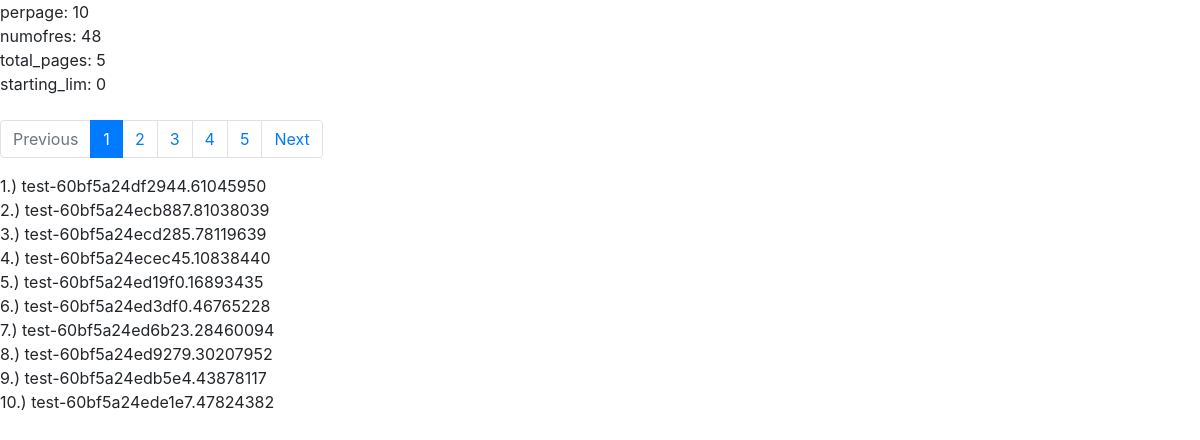
The page /admin/testfile.php on the database its author committed.
### tables this page shows
CREATE TABLE IF NOT EXISTS `test_table` (
  `id` int(11) NOT NULL AUTO_INCREMENT,
  `stringni` text NOT NULL,
  PRIMARY KEY (`id`)
);

### admin/testfile.php (the view, shortened to what this page needs)
<?php
  $db = new DBConnect();
  $con = $db->getConnection();
  $query = "SELECT COUNT(id) AS count_id FROM test_table";
  $number_per_page = 10;
  $current_page_num = (isset($_GET['page']) ? $_GET['page'] : 1);
  $number_of_result = mysqli_fetch_assoc(mysqli_query($con,$query))['count_id'];
  $total_pages = ceil($number_of_result / $number_per_page);
  $starting_limit = ($current_page_num - 1) * $number_per_page;
  $query2 = "SELECT * FROM test_table LIMIT $starting_limit,$number_per_page";
  $content = mysqli_query($con,$query2);
  echo "perpage: ".$number_per_page."<br>";
  echo "numofres: ".$number_of_result."<br>";
  echo "total_pages: ".$total_pages."<br>";
  echo "starting_lim: ".$starting_limit."<br>";
 ?>
 <!DOCTYPE html>
 <html lang="en" dir="ltr">
   <head>
     <link href="//maxcdn.bootstrapcdn.com/bootstrap/4.1.1/css/bootstrap.min.css" rel="stylesheet" id="bootstrap-css">
   </head>
   <body> <br>
     <nav aria-label="Page navigation example">
      <ul class="pagination pg-blue">
        <?php
          if ($current_page_num == 1){
            echo "
            <li class='page-item disabled'>
              <a class='page-link' tabindex='-1'>Previous</a>
            </li>";
          }else{
            echo "
            <li class='page-item '>
              <a class='page-link' tabindex='-1' href='testfile.php?page=".($current_page_num-1)."'>Previous</a>
            </li>";
          }
        ?>
        <?php
          for ($i=0; $i < $total_pages; $i++) {
            if($current_page_num == $i+1){
          ?>
              <li class="page-item active">
                <a class="page-link" href-'testfile.php?page=<?php echo $i+1 ?>'><?php echo $i+1 ?></a>
              </li>
          <?php
            }else{
           ?>
             <li class="page-item ">
               <a class="page-link" href='testfile.php?page=<?php echo $i+1 ?>'><?php echo $i+1 ?></a>
             </li>
            <?php
            }
          }
          if ($current_page_num == $total_pages){
            echo "
            <li class='page-item disabled'>
              <a class='page-link' tabindex='-1'>Next</a>
            </li>";
          }else{
            echo "
            <li class='page-item '>
              <a class='page-link' tabindex='-1'  href='testfile.php?page=".($current_page_num+1)."'>Next</a>
            </li>";
          }
         ?>
      </ul>
    </nav>
    <div class="content">
      <?php
        $counter = $starting_limit+1;
        while ($obj = mysqli_fetch_assoc($content)) {
          echo $counter . ".) ".$obj['stringni']."<br>";
          $counter ++;
        }
       ?>
    </div>
   </body>
 </html>

### rows shown on the page
test_table: stringni "test-60bf5a24df2944.61045950"
test_table: stringni "test-60bf5a24ecb887.81038039"
test_table: stringni "test-60bf5a24ecd285.78119639"
test_table: stringni "test-60bf5a24ecec45.10838440"
test_table: stringni "test-60bf5a24ed19f0.16893435"
test_table: stringni "test-60bf5a24ed3df0.46765228"
test_table: stringni "test-60bf5a24ed6b23.28460094"
test_table: stringni "test-60bf5a24ed9279.30207952"
test_table: stringni "test-60bf5a24edb5e4.43878117"
test_table: stringni "test-60bf5a24ede1e7.47824382"

### other values the page prints
$number_per_page "10"
$number_of_result "48"
$total_pages "5"
$starting_limit "0"
